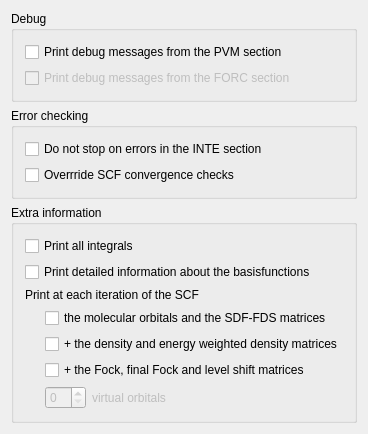
       <widget class="QWidget" name="pageDebug">
        <property name="geometry">
         <rect>
          <x>0</x>
          <y>0</y>
          <width>100</width>
          <height>30</height>
         </rect>
        </property>
        <layout class="QVBoxLayout">
         <item>
          <widget class="Q3GroupBox" name="GroupBox1">
           <property name="title">
            <string>Debug</string>
           </property>
           <layout class="QVBoxLayout">
            <property name="spacing">
             <number>6</number>
            </property>
            <property name="margin">
             <number>11</number>
            </property>
            <item>
             <widget class="QCheckBox" name="CheckBoxDebugPVM">
              <property name="whatsThis">
               <string>&lt;p&gt;Enables the printing of debug messages for the PVM section.&lt;/p&gt;















&lt;p&gt;Corresponding BRABO keyword: &lt;b&gt;PRIN&lt;/b&gt;.&lt;/p&gt;</string>
              </property>
              <property name="text">
               <string>Print debug messages from the PVM section</string>
              </property>
             </widget>
            </item>
            <item>
             <widget class="QCheckBox" name="CheckBoxDebugFORC">
              <property name="enabled">
               <bool>false</bool>
              </property>
              <property name="whatsThis">
               <string>&lt;p&gt;Enables the printing of debug messages for the FORC section.&lt;/p&gt;















&lt;p&gt;Corresponding BRABO keyword: &lt;b&gt;PRIN&lt;/b&gt;.&lt;/p&gt;</string>
              </property>
              <property name="text">
               <string>Print debug messages from the FORC section</string>
              </property>
             </widget>
            </item>
           </layout>
          </widget>
         </item>
         <item>
          <widget class="Q3GroupBox" name="GroupBox3">
           <property name="title">
            <string>Error checking</string>
           </property>
           <layout class="QVBoxLayout">
            <property name="spacing">
             <number>6</number>
            </property>
            <property name="margin">
             <number>11</number>
            </property>
            <item>
             <widget class="QCheckBox" name="CheckBoxGoonINTE">
              <property name="whatsThis">
               <string>&lt;p&gt;Disables the error checks in the INTE section.&lt;/p&gt;















&lt;p&gt;Corresponding BRABO keyword: &lt;b&gt;GOON&lt;/b&gt;.&lt;/p&gt;</string>
              </property>
              <property name="text">
               <string>Do not stop on errors in the INTE section</string>
              </property>
             </widget>
            </item>
            <item>
             <widget class="QCheckBox" name="CheckBoxGoonSCF">
              <property name="whatsThis">
               <string>&lt;p&gt;Disables the error checks in the SCF section.&lt;/p&gt;















&lt;p&gt;Corresponding BRABO keyword: &lt;b&gt;GOON&lt;/b&gt;.&lt;/p&gt;</string>
              </property>
              <property name="text">
               <string>Overrride SCF convergence checks</string>
              </property>
             </widget>
            </item>
           </layout>
          </widget>
         </item>
         <item>
          <widget class="Q3GroupBox" name="GroupBox2">
           <property name="title">
            <string>Extra information</string>
           </property>
           <layout class="QVBoxLayout">
            <property name="spacing">
             <number>6</number>
            </property>
            <property name="margin">
             <number>11</number>
            </property>
            <item>
             <widget class="QCheckBox" name="CheckBoxIntINTE">
              <property name="whatsThis">
               <string>&lt;p&gt;Enables the printing of all precalculated integrals.&lt;/p&gt;















&lt;p&gt;Corresponding BRABO keyword: &lt;b&gt;PRIN&lt;/b&gt;.&lt;/p&gt;</string>
              </property>
              <property name="text">
               <string>Print all integrals</string>
              </property>
             </widget>
            </item>
            <item>
             <widget class="QCheckBox" name="CheckBoxShellsINTE">
              <property name="whatsThis">
               <string>&lt;p&gt;Enables the printing of detailed information of the assignment of the basis functions.&lt;/p&gt;

















&lt;p&gt;Corresponding BRABO keyword: &lt;b&gt;LONG&lt;/b&gt;.&lt;/p&gt;</string>
              </property>
              <property name="text">
               <string>Print detailed information about the basisfunctions</string>
              </property>
             </widget>
            </item>
            <item>
             <widget class="QLabel" name="TextLabel1_6">
              <property name="text">
               <string>Print at each iteration of the SCF</string>
              </property>
              <property name="wordWrap">
               <bool>false</bool>
              </property>
             </widget>
            </item>
            <item>
             <layout class="QHBoxLayout">
              <item>
               <spacer name="Spacer6">
                <property name="orientation">
                 <enum>Qt::Horizontal</enum>
                </property>
                <property name="sizeType">
                 <enum>QSizePolicy::Fixed</enum>
                </property>
                <property name="sizeHint" stdset="0">
                 <size>
                  <width>20</width>
                  <height>20</height>
                 </size>
                </property>
               </spacer>
              </item>
              <item>
               <layout class="QVBoxLayout">
                <item>
                 <widget class="QCheckBox" name="CheckBoxPrintSCF1">
                  <property name="whatsThis">
                   <string>&lt;p&gt;Specifies that at each SCF iteration the following quantities should be printed:&lt;br&gt;








- the molecular orbitals&lt;br&gt;








- the SDF-FDS matrices&lt;/p&gt;

















&lt;p&gt;Corresponding BRABO keyword: &lt;b&gt;PRIN&lt;/b&gt;.&lt;/p&gt;</string>
                  </property>
                  <property name="text">
                   <string>the molecular orbitals and the SDF-FDS matrices</string>
                  </property>
                 </widget>
                </item>
                <item>
                 <widget class="QCheckBox" name="CheckBoxPrintSCF2">
                  <property name="whatsThis">
                   <string>&lt;p&gt;Specifies that at each SCF iteration the following quantities should be printed:&lt;br&gt;








- the molecular orbitals&lt;br&gt;








- the SDF-FDS matrices&lt;br&gt;








- the density matrix&lt;br&gt;








- the C*eps*C matrices&lt;/p&gt;

















&lt;p&gt;Corresponding BRABO keyword: &lt;b&gt;PRIN&lt;/b&gt;.&lt;/p&gt;</string>
                  </property>
                  <property name="text">
                   <string>+ the density and energy weighted density matrices</string>
                  </property>
                 </widget>
                </item>
                <item>
                 <widget class="QCheckBox" name="CheckBoxPrintSCF3">
                  <property name="whatsThis">
                   <string>&lt;p&gt;Specifies that at each SCF iteration the following quantities should be printed:&lt;br&gt;








- the molecular orbitals&lt;br&gt;








- the SDF-FDS matrices&lt;br&gt;








- the density matrix&lt;br&gt;








- the C*eps*C matrices&lt;br&gt;








- the Fock matrix (including the final one)&lt;br&gt;








- the level shifting matrices&lt;/p&gt;

















&lt;p&gt;Corresponding BRABO keyword: &lt;b&gt;PRIN&lt;/b&gt;.&lt;/p&gt;</string>
                  </property>
                  <property name="text">
                   <string>+ the Fock, final Fock and level shift matrices</string>
                  </property>
                 </widget>
                </item>
                <item>
                 <layout class="QHBoxLayout">
                  <property name="spacing">
                   <number>6</number>
                  </property>
                  <property name="margin">
                   <number>0</number>
                  </property>
                  <item>
                   <layout class="QHBoxLayout">
                    <property name="spacing">
                     <number>6</number>
                    </property>
                    <property name="margin">
                     <number>0</number>
                    </property>
                    <item>
                     <widget class="QSpinBox" name="SpinBoxPrintSCF">
                      <property name="enabled">
                       <bool>false</bool>
                      </property>
                      <property name="whatsThis">
                       <string>&lt;p&gt;Specifies that at each SCF iteration the coefficients of a number of virtual orbitals should be printed.&lt;/p&gt;

















&lt;p&gt;Corresponding BRABO keyword: &lt;b&gt;PRIN&lt;/b&gt;.&lt;/p&gt;</string>
                      </property>
                     </widget>
                    </item>
                    <item>
                     <widget class="QLabel" name="LabelPrintSCF2">
                      <property name="enabled">
                       <bool>false</bool>
                      </property>
                      <property name="text">
                       <string>virtual orbitals</string>
                      </property>
                      <property name="wordWrap">
                       <bool>false</bool>
                      </property>
                     </widget>
                    </item>
                   </layout>
                  </item>
                  <item>
                   <spacer name="Spacer5_2">
                    <property name="orientation">
                     <enum>Qt::Horizontal</enum>
                    </property>
                    <property name="sizeType">
                     <enum>QSizePolicy::Expanding</enum>
                    </property>
                    <property name="sizeHint" stdset="0">
                     <size>
                      <width>20</width>
                      <height>0</height>
                     </size>
                    </property>
                   </spacer>
                  </item>
                 </layout>
                </item>
               </layout>
              </item>
             </layout>
            </item>
           </layout>
          </widget>
         </item>
         <item>
          <spacer name="Spacer94">
           <property name="orientation">
            <enum>Qt::Vertical</enum>
           </property>
           <property name="sizeType">
            <enum>QSizePolicy::Expanding</enum>
           </property>
           <property name="sizeHint" stdset="0">
            <size>
             <width>20</width>
             <height>40</height>
            </size>
           </property>
          </spacer>
         </item>
        </layout>
       </widget>
